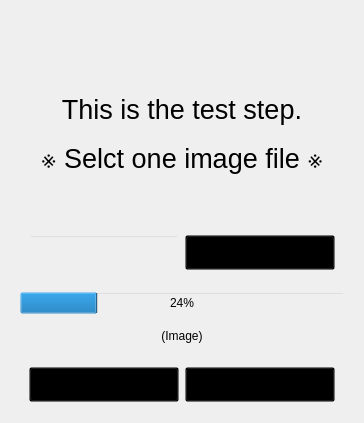
     <widget class="QWidget" name="page_2">
      <property name="styleSheet">
       <string notr="true"/>
      </property>
      <layout class="QVBoxLayout" name="page_3_layout">
       <item>
        <widget class="QFrame" name="verticalFrame">
         <property name="contextMenuPolicy">
          <enum>Qt::ContextMenuPolicy::PreventContextMenu</enum>
         </property>
         <property name="styleSheet">
          <string notr="true">background: transparent;</string>
         </property>
         <layout class="QVBoxLayout" name="verticalLayout_2">
          <item>
           <widget class="QLabel" name="info_label_2">
            <property name="minimumSize">
             <size>
              <width>0</width>
              <height>200</height>
             </size>
            </property>
            <property name="maximumSize">
             <size>
              <width>16777215</width>
              <height>200</height>
             </size>
            </property>
            <property name="font">
             <font>
              <pointsize>20</pointsize>
             </font>
            </property>
            <property name="contextMenuPolicy">
             <enum>Qt::ContextMenuPolicy::NoContextMenu</enum>
            </property>
            <property name="styleSheet">
             <string notr="true"/>
            </property>
            <property name="text">
             <string>&lt;html&gt;&lt;head/&gt;&lt;body&gt;&lt;p&gt;&lt;br/&gt;This is the test step.&lt;/p&gt;&lt;p&gt;※ Selct one image file ※&lt;/p&gt;&lt;/body&gt;&lt;/html&gt;</string>
            </property>
            <property name="alignment">
             <set>Qt::AlignmentFlag::AlignCenter</set>
            </property>
           </widget>
          </item>
          <item>
           <widget class="QFrame" name="horizontalFrame_4">
            <property name="minimumSize">
             <size>
              <width>0</width>
              <height>60</height>
             </size>
            </property>
            <property name="maximumSize">
             <size>
              <width>16777215</width>
              <height>60</height>
             </size>
            </property>
            <property name="styleSheet">
             <string notr="true"/>
            </property>
            <layout class="QHBoxLayout" name="horizontalLayout">
             <item alignment="Qt::AlignmentFlag::AlignTop">
              <widget class="QLineEdit" name="path_lineEdit_2">
               <property name="minimumSize">
                <size>
                 <width>0</width>
                 <height>35</height>
                </size>
               </property>
              </widget>
             </item>
             <item alignment="Qt::AlignmentFlag::AlignTop">
              <widget class="QPushButton" name="path_button_2">
               <property name="minimumSize">
                <size>
                 <width>150</width>
                 <height>35</height>
                </size>
               </property>
               <property name="text">
                <string>click here</string>
               </property>
              </widget>
             </item>
            </layout>
           </widget>
          </item>
          <item>
           <widget class="QProgressBar" name="progressBar_2">
            <property name="value">
             <number>24</number>
            </property>
           </widget>
          </item>
          <item>
           <widget class="QFrame" name="frame_3">
            <layout class="QVBoxLayout" name="verticalLayout_3">
             <item>
              <widget class="QLabel" name="image_output_2">
               <property name="text">
                <string>(Image)</string>
               </property>
               <property name="alignment">
                <set>Qt::AlignmentFlag::AlignCenter</set>
               </property>
              </widget>
             </item>
            </layout>
           </widget>
          </item>
          <item>
           <widget class="QFrame" name="horizontalFrame">
            <property name="minimumSize">
             <size>
              <width>0</width>
              <height>45</height>
             </size>
            </property>
            <property name="maximumSize">
             <size>
              <width>16777215</width>
              <height>45</height>
             </size>
            </property>
            <property name="styleSheet">
             <string notr="true"/>
            </property>
            <layout class="QHBoxLayout" name="horizontalLayout_4">
             <item alignment="Qt::AlignmentFlag::AlignLeft">
              <widget class="QPushButton" name="Back_button_2">
               <property name="minimumSize">
                <size>
                 <width>150</width>
                 <height>35</height>
                </size>
               </property>
               <property name="maximumSize">
                <size>
                 <width>150</width>
                 <height>35</height>
                </size>
               </property>
               <property name="text">
                <string>Back</string>
               </property>
              </widget>
             </item>
             <item>
              <widget class="QPushButton" name="Next_button_2">
               <property name="minimumSize">
                <size>
                 <width>150</width>
                 <height>35</height>
                </size>
               </property>
               <property name="maximumSize">
                <size>
                 <width>150</width>
                 <height>35</height>
                </size>
               </property>
               <property name="text">
                <string>Next</string>
               </property>
              </widget>
             </item>
            </layout>
           </widget>
          </item>
         </layout>
        </widget>
       </item>
      </layout>
     </widget>
